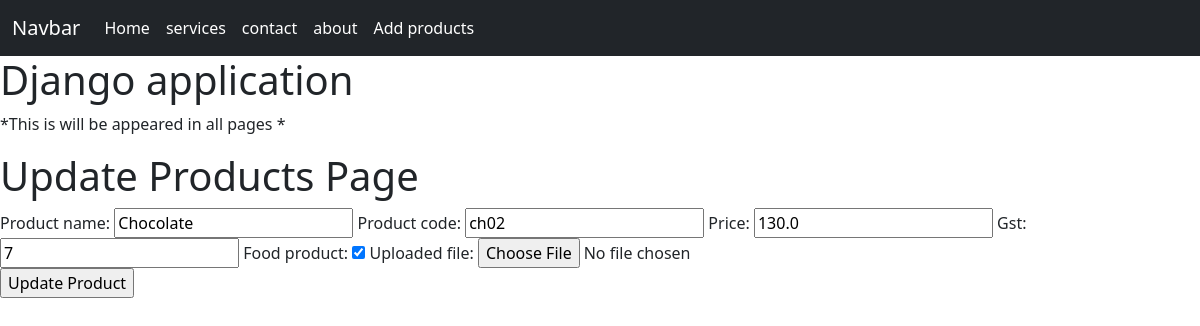
Page /myapplication/products/update/2/ on the committed database.
### my_application/models.py (models this page shows, shortened)
class Product(models.Model):
    product_name = models.CharField(max_length=250, null=True)
    product_code = models.CharField(max_length=250, null=True)
    price = models.FloatField(default=0)
    gst = models.IntegerField(default=0)
    food_product = models.BooleanField(default=False)
    uploaded_file = models.FileField(upload_to='documents/', null= True)

### my_application/views.py (the view)
# urls.py: path('products/update/<int:pk>/',ProductsUpdate.as_view(),name='update-products'),
class ProductsUpdate(UpdateView):
    model = Product
    form_class = Product_Form
    template_name = 'products_update.html'
    success_url = reverse_lazy('all-products')

### my_application/forms.py
class Product_Form(ModelForm):
    class Meta:
        model = Product
        fields = '__all__'

### frontend/templates/products_update.html (shortened to what this page needs)
{% extends 'base.html' %}
{% block content %}
    <h1>Update Products Page</h1>
    <form action="" method="POST">
        {{ form }}
        <br>
        <input type = "Submit" value="Update Product">
    </form>
{% endblock %}

### rows in the picture
Product: product_name "Chocolate", product_code "ch02", price "130.0", gst "7", food_product "☑"
